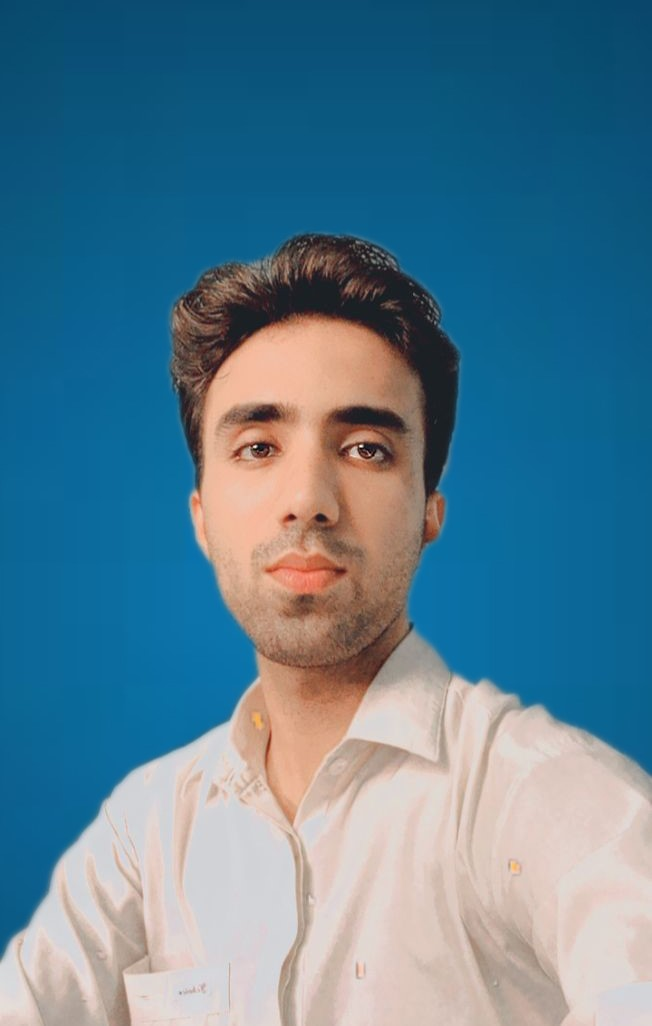
%> input picture mypic.jpg, 652 x 1026 px
$ octave Script.m   (GNU Octave 9; MATLAB toolbox functions it lacks are replaced by stand-ins)
%> lines starting %> are read from the running program, lines starting %| are printed output that depends on the picture; in (x1, y1, x2, y2) boxes, pixels count from 0 and x2, y2 are one past the last pixel; in counts of white or black regions, pixels touching at a corner belong together; the program's own positions count from 1
### createMask.m
function [BW,maskedRGBImage] = createMask(RGB)
%createMask  Threshold RGB image using auto-generated code from colorThresholder app.
%  [BW,MASKEDRGBIMAGE] = createMask(RGB) thresholds image RGB using
%  auto-generated code from the colorThresholder App. The colorspace and
%  minimum/maximum values for each channel of the colorspace were set in the
%  App and result in a binary mask BW and a composite image maskedRGBImage,
%  which shows the original RGB image values under the mask BW.

% Auto-generated by colorThresholder app on 26-Jul-2021
%------------------------------------------------------


% Convert RGB image to chosen color space
I = RGB;

% Define thresholds for channel 1 based on histogram settings
channel1Min = 6.000;
channel1Max = 90.000;

% Define thresholds for channel 2 based on histogram settings
channel2Min = 64.000;
channel2Max = 118.000;

% Define thresholds for channel 3 based on histogram settings
channel3Min = 99.000;
channel3Max = 174.000;

% Create mask based on chosen histogram thresholds
BW = (I(:,:,1) >= channel1Min ) & (I(:,:,1) <= channel1Max) & ...
    (I(:,:,2) >= channel2Min ) & (I(:,:,2) <= channel2Max) & ...
    (I(:,:,3) >= channel3Min ) & (I(:,:,3) <= channel3Max);

% Invert mask
BW = ~BW;

% Initialize output masked image based on input image.
maskedRGBImage = RGB;

% Set background pixels where BW is false to zero.
maskedRGBImage(repmat(~BW,[1 1 3])) = 0;

### Script.m
clc
clear all
warning off
img=imread('mypic.jpg');
%> img is the input picture: size 1026x652x3 uint8; mean R, G, B 88.6, 126.3, 146.5
imshow(img)

bg=imread('bgimg.jpg');
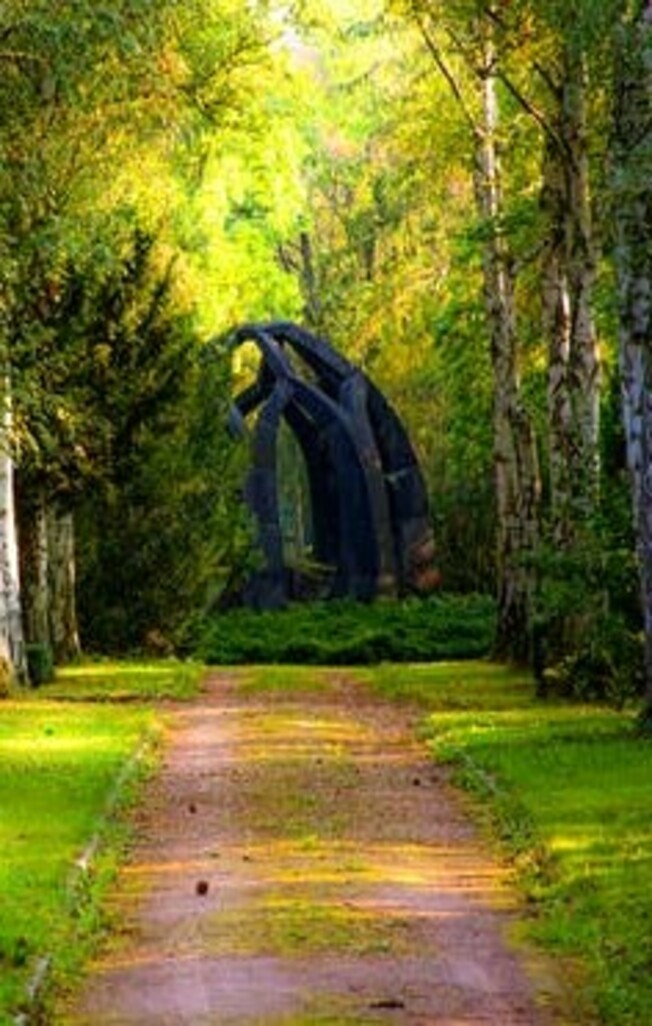
%> input picture bgimg.jpg, 652 x 1026 px
%> bg is the input picture: size 1026x652x3 uint8; mean R, G, B 111.2, 110.4, 41.3
figure;
imshow(bg);

[r c b]=size(img);
%> r = 1026; c = 652; b = 3
resizedImg=imresize(bg,[r c]);

mask=createMask(img);
%> in createMask, `BW = (I(:,:,1) >= channel1Min ) & (I(:,:,1) <= channel1Max) & (I(:,:,2..`:
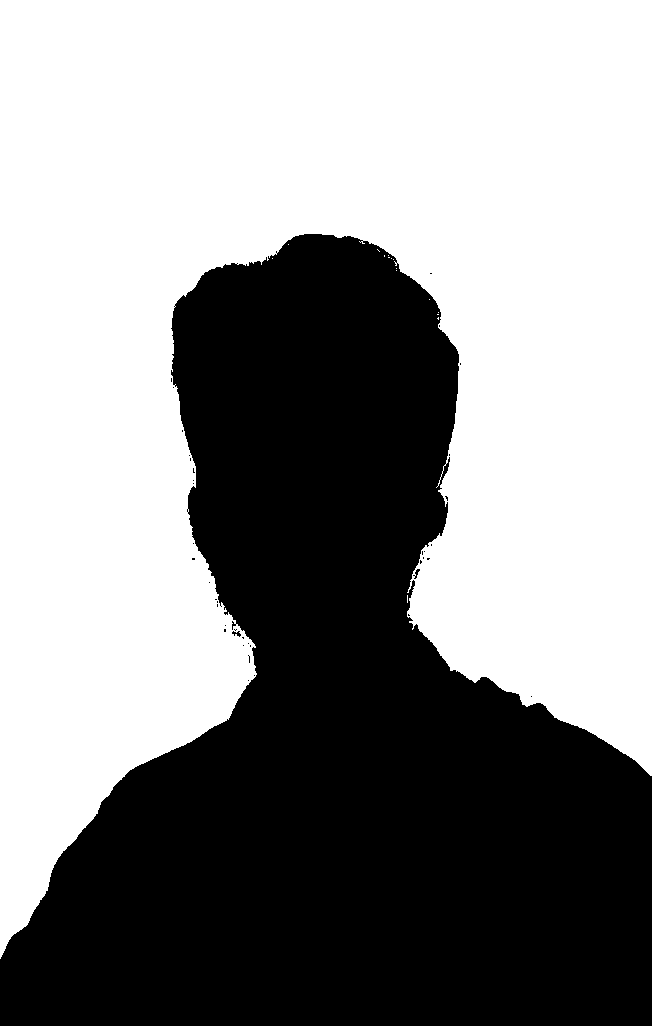
%> BW: size 1026x652 logical; 56.6% white; 40 black regions (37 under 20 px), largest, box (x1, y1, x2, y2) and area: (0, 234, 652, 1026) 290032, (232, 631, 241, 637) 28, (413, 569, 420, 579) 27
%> in createMask, `maskedRGBImage(repmat(~BW,[1 1 3])) = 0;`:
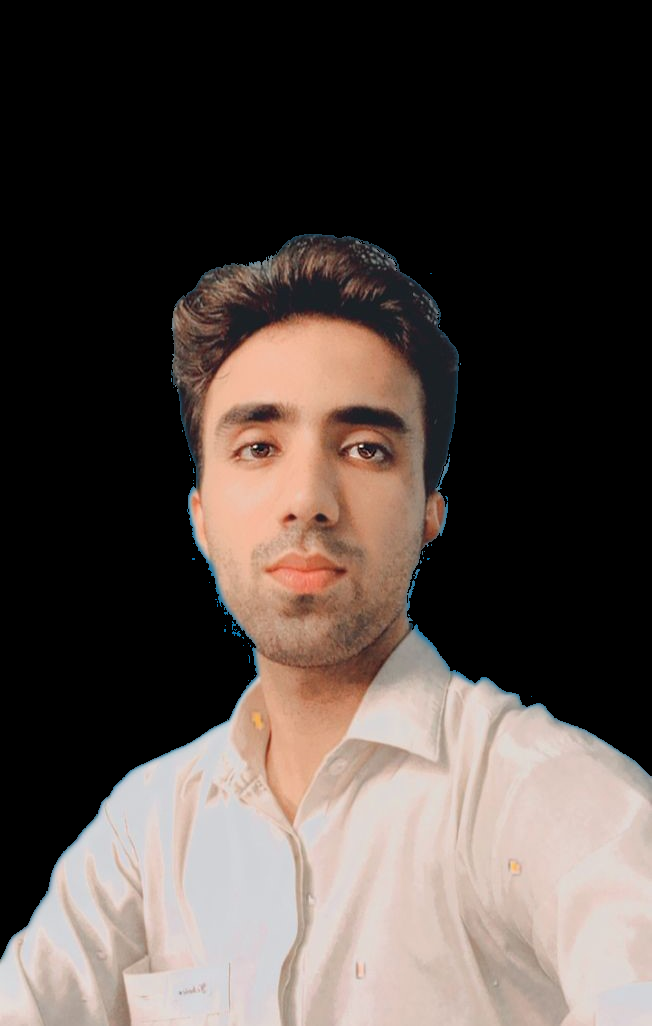
%> maskedRGBImage: size 1026x652x3 uint8; mean R, G, B 82.3, 72.2, 67.4
figure;
imshow(mask);

FinalImg=resizedImg.*uint8(~mask);
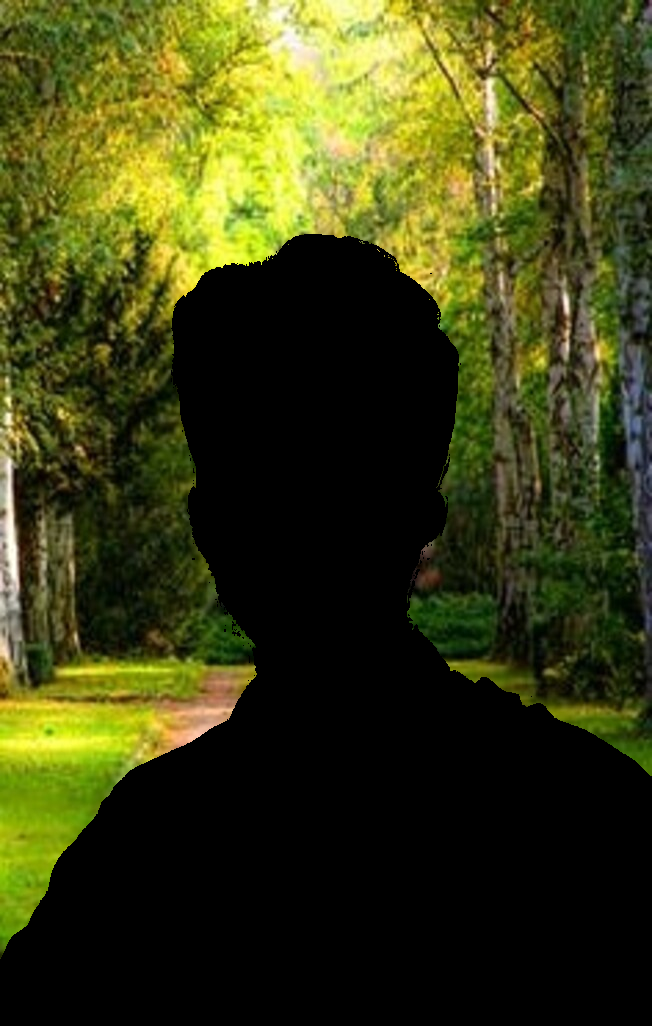
%> FinalImg: size 1026x652x3 uint8; mean R, G, B 60.2, 63.2, 20
resizedImg=bg;
figure;
imshow(FinalImg);

subplot(1,2,1);
imshow(img)
subplot(1,2,2);

imshow(FinalImg+img.*uint8(mask));
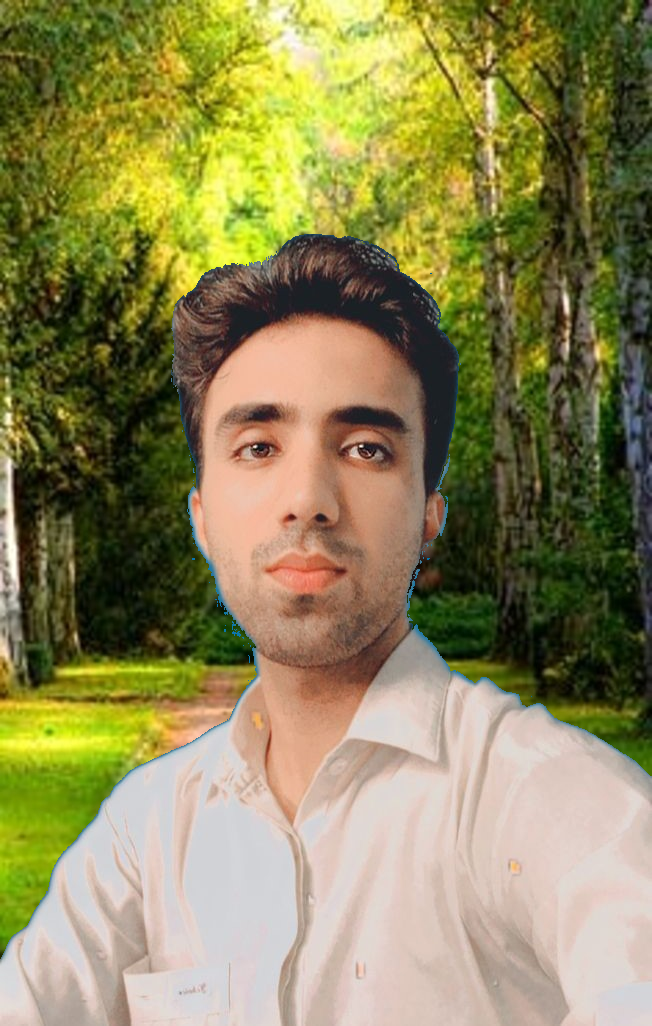
%> displayed picture: size 1026x652x3, on the screen's scale of 0 to 255; mean R, G, B 142.5, 135.4, 87.5
resizedImg=bg;
